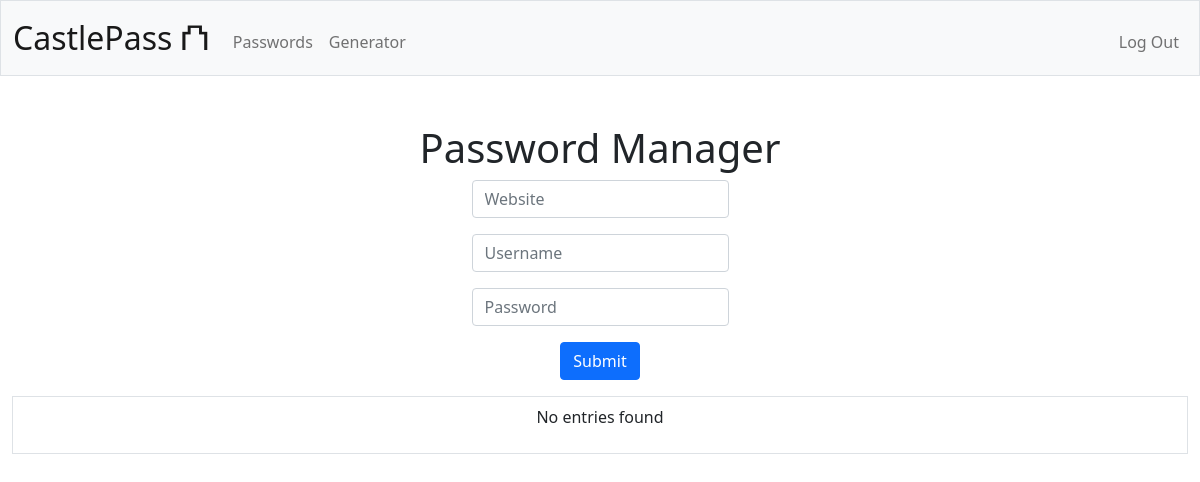
Page /pass_manager (signed in) on the earlier database version.
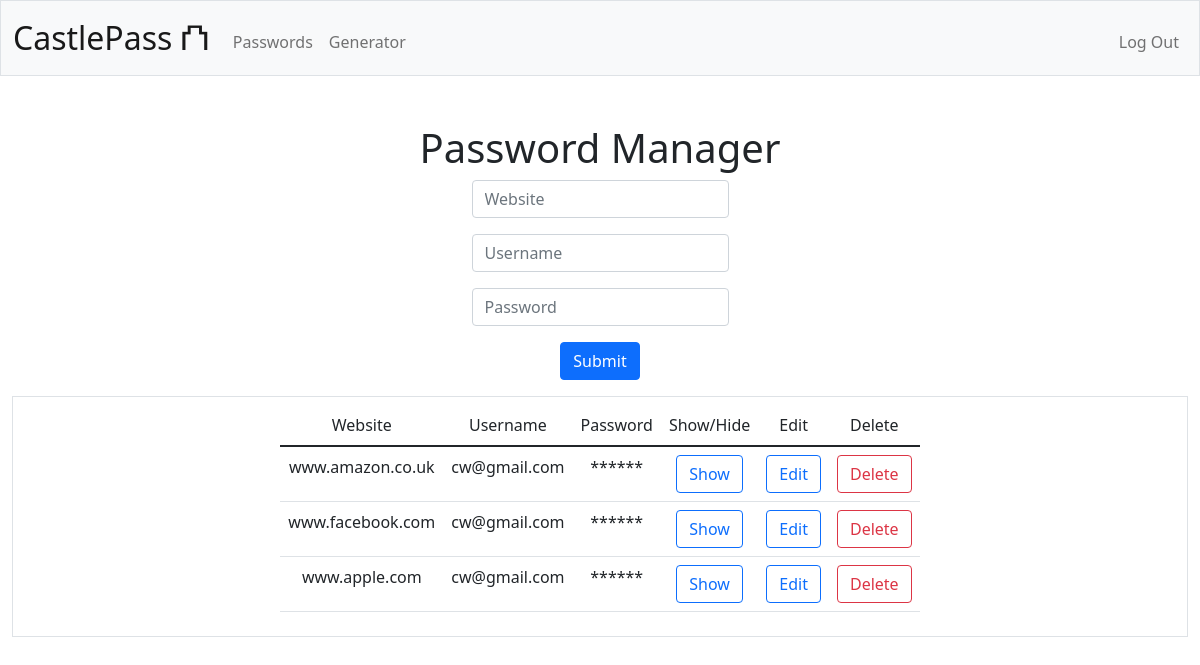
Same page on the later database version.
### tables this page shows
CREATE TABLE passwords (
id INTEGER PRIMARY KEY AUTOINCREMENT NOT NULL,
user_id INTEGER NOT NULL,
site_address TEXT,
site_username TEXT,
site_password TEXT NOT NULL,
FOREIGN KEY (user_id) REFERENCES users(person_id)
);

### app.py (the view, shortened to what this page needs)
@app.route('/pass_manager', methods=["GET", "POST"])
@login_required
def pass_manager():
    form = PasswordManagerForm()
    user_id = session["user_id"]
    connection = sqlite3.connect('castlepass.db')
    cursor = connection.cursor()
    if not user_id:
        flash(f"Please login to access password manager")
        return redirect("/login")
    elif user_id:
        cursor.execute(
        "SELECT site_address, site_username, site_password, id FROM passwords WHERE user_id = ?",
        (user_id,)
        )
        entries = cursor.fetchall()
    if request.method == "GET":
        return render_template('pass_manager.html', entries=entries, form=form)

### app.py
class PasswordManagerForm(FlaskForm):
    website = StringField('Website', validators=[DataRequired()])
    username = StringField('Username', validators=[DataRequired()])
    password = PasswordField('Password', validators=[DataRequired()])
    submit = SubmitField('Save')

### login_required.py (called while the page is built)
def login_required(f):
    @wraps(f)
    def decorated_function(*args, **kwargs):
        if session.get("user_id") is None:
            return redirect("/login")
        return f(*args, **kwargs)
    return decorated_function

### templates/pass_manager.html (shortened to what this page needs)
{% extends "layout.html" %}
{% block main %}
    <h1>Password Manager</h1>
    <form action="/pass_manager" method="post">
            <div class="mb-3">
                <input autocomplete="off" autofocus class="form-control mx-auto w-auto" id="website" name="website" placeholder="Website" required type="text">
            </div>
            <div class="mb-3">
                <input autocomplete="off" autofocus class="form-control mx-auto w-auto" id="username" name="username" placeholder="Username" required type="text">
            </div>
            <div class="mb-3">
                <input autocomplete="new-password" autofocus class="form-control mx-auto w-auto" id="password" name="password" placeholder="Password" required type="password">
            </div>
            <button class="btn btn-primary" type="submit">Submit</button>
        </form>
    <div class="d-flex align-items-center my-3 justify-content-center mx-auto border p-2">
        {% if session["user_id"] %}
            {% if entries %}
                <div id="password-history" class="table-responsive">
                    <table class="table mx-auto">
                        <thead class="thead-dark">
                            <td scope="column"> Website </td>
                            <td scope="column"> Username </td>
                            <td scope="column"> Password </td>
                            <td scope="column">Show/Hide</td>
                            <td scope="column">Edit</td>
                            <td scope="column">Delete</td>
                        </thead>
                        <tbody>
                            {% for entry in entries %}
                            <tr>
                                <td> {{ entry[0] }} </td>
                                <td> {{ entry[1] }} </td>
                                <td class="user-password">
                                    <span class="hidden-password hidden">******</span>
                                </td>
                                <td><button type="button" class="toggle-visibility btn btn-outline-primary" name="toggle-visibility" onclick="toggleVisibility('{{ loop.index0 }}')">Show</button></td>
                                <td><button type="button" class="edit btn btn-outline-primary" name="edit" onclick="openEditModal('{{ entry[0]}}', '{{ entry[1]}}', '{{ entry[2]}}', '{{ entry[3]}}')">Edit</button></td>
                                <td>
                                    <button type="button" class="delete btn btn-outline-danger" name="delete" data-website="{{ entry[0] }}" onclick="setDeleteValues('{{ entry[0] }}')">Delete</button>
                                </td>
                            </tr>
                            {% endfor %}
                        </tbody>
                    </table>
                </div>
            {% else %}
                <p> No entries found </p>
            {% endif %}
        {% else %}
        <p> Please log in to access the password manager </p>
        {% endif %}
    </div>
{% endblock %}

### templates/layout.html (shortened to what this page needs)
<!DOCTYPE html>
<html lang="en">
    <head>
        <link href="https://cdn.jsdelivr.net/npm/bootstrap@5.1.3/dist/css/bootstrap.min.css" rel="stylesheet">
        <link href="/static/styles.css" rel="stylesheet">
    </head>
    <body>
        <nav class="bg-light border navbar navbar-expand-md navbar-light">
            <div class="container-fluid">
                <a class="navbar-brand" href="/">CastlePass ⛫</a>
                <div class="collapse navbar-collapse" id="navbar">
                    {% if session["user_id"] %}
                        <ul class="navbar-nav me-auto mt-2">
                            <li class="nav-item"><a class="nav-link" href="/pass_manager">Passwords</a></li>
                            <li class="nav-item"><a class="nav-link" href="/pass_generator">Generator</a></li>
                        </ul>
                        <ul class="navbar-nav ms-auto mt-2">
                            <li class="nav-item"><a class="nav-link" href="/logout">Log Out</a></li>
                        </ul>
                    {% else %}
                        <ul class="navbar-nav ms-auto mt-2">
                            <li class="nav-item"><a class="nav-link" href="/register">Register</a></li>
                            <li class="nav-item"><a class="nav-link" href="/login">Log In</a></li>
                        </ul>
                    {% endif %}
                </div>
            </div>
        </nav>
        <main class="container-fluid pt-5 text-center">
            {% block main %}{% endblock %}
        </main>
    </body>
</html>

### static/styles.css (style rules this page uses)
html { margin: 0; padding: 0; width: 100vw; height: 100vh; overflow-x: hidden; }
nav .navbar-brand { font-size: xx-large; }

Differences in the rows shown:
added passwords: site_address "www.amazon.co.uk", site_username "cw@gmail.com"
added passwords: site_address "www.facebook.com", site_username "cw@gmail.com"
added passwords: site_address "www.apple.com", site_username "cw@gmail.com"
Other differences:
text no longer shown: "No entries found"
text now shown: "Website Username Password Show/Hide Edit Delete"
